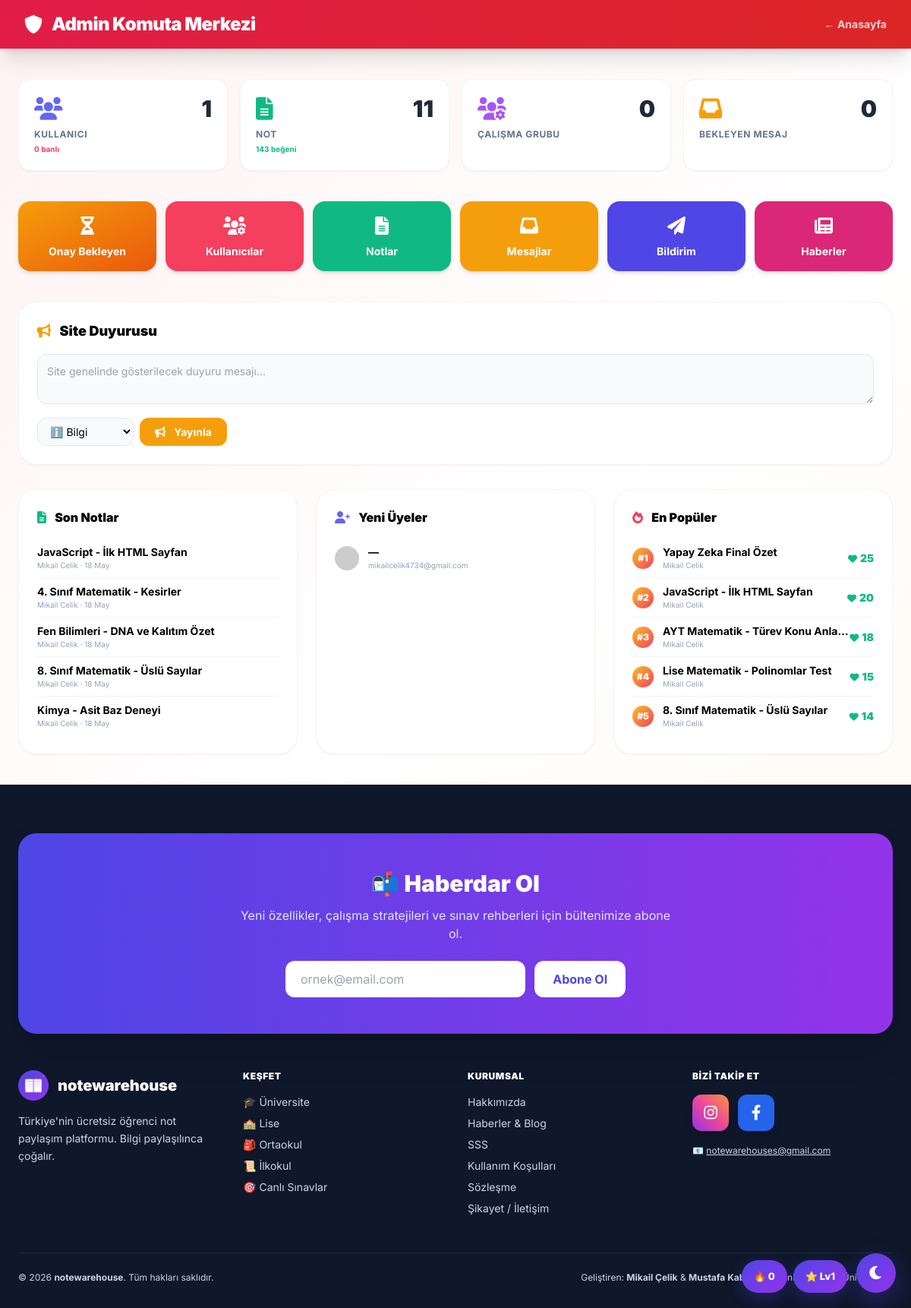
/admin_panel.php (signed in), run on the app's committed database.
### tables this page shows
CREATE TABLE `users` (
  `id`            INT(11)      NOT NULL AUTO_INCREMENT,
  `ad`            VARCHAR(100) DEFAULT NULL,
  `email`         VARCHAR(255) NOT NULL,
  `password`      VARCHAR(255) NOT NULL,
  `reset_code`    VARCHAR(10)  DEFAULT NULL,
  `rol`           VARCHAR(20)  DEFAULT 'user',
  `durum`         INT(11)      DEFAULT 1,
  `xp`            INT(11)      DEFAULT 0,
  `seviye`        INT(11)      DEFAULT 1,
  `streak`        INT(11)      DEFAULT 0,
  `son_aktivite`  DATE         DEFAULT NULL,
  `bio`           VARCHAR(255) DEFAULT NULL,
  `tema`          VARCHAR(10)  DEFAULT 'light',
  `kayit_tarihi`  TIMESTAMP    NOT NULL DEFAULT current_timestamp(),
  PRIMARY KEY (`id`),
  UNIQUE KEY `email` (`email`)
);

CREATE TABLE `notes` (
  `id`              INT(11)      NOT NULL AUTO_INCREMENT,
  `title`           VARCHAR(255) DEFAULT NULL,
  `content`         LONGTEXT     DEFAULT NULL,
  `category`        VARCHAR(100) DEFAULT NULL,
  `edu_level`       VARCHAR(100) DEFAULT NULL,
  `school_name`     VARCHAR(255) DEFAULT NULL,
  `subject`         VARCHAR(255) DEFAULT NULL,
  `author`          VARCHAR(255) DEFAULT 'Anonim',
  `kullanici_email` VARCHAR(255) DEFAULT NULL,
  `likes`           INT(11)      DEFAULT 0,
  `dislikes`        INT(11)      DEFAULT 0,
  `goruntulenme`    INT(11)      DEFAULT 0,
  `dosya_yolu`      VARCHAR(500) DEFAULT NULL,
  `grup_id`         INT(11)      DEFAULT NULL,
  `created_at`      TIMESTAMP    NOT NULL DEFAULT current_timestamp(),
  PRIMARY KEY (`id`),
  KEY `kullanici_email` (`kullanici_email`),
  KEY `category` (`category`),
  KEY `edu_level` (`edu_level`),
  KEY `grup_id` (`grup_id`)
);

### global_assets.php (called while the page is built, shortened)
<?php
if (isset($_SESSION['user_email']) && isset($db)) {
    try {
        $s = $db->prepare("SELECT xp, seviye, streak FROM users WHERE email = ?");
        $s->execute([$_SESSION['user_email']]);
    } catch (Exception $e) {}
}
?>

### admin_panel.php (the view, shortened to what this page needs)
<?php
require_once 'baglan.php';
$stats = [
    'toplam_kullanici' => (int)$db->query("SELECT COUNT(*) FROM users")->fetchColumn(),
    'banli_kullanici'  => (int)$db->query("SELECT COUNT(*) FROM users WHERE durum=0")->fetchColumn(),
    'toplam_not'       => (int)$db->query("SELECT COUNT(*) FROM notes")->fetchColumn(),
    'toplam_begeni'    => (int)$db->query("SELECT COALESCE(SUM(likes),0) FROM notes")->fetchColumn(),
    'toplam_grup'      => (int)$db->query("SELECT COUNT(*) FROM gruplar")->fetchColumn(),
    'bekleyen_sikayet' => (int)$db->query("SELECT COUNT(*) FROM sikayetler WHERE durum='bekliyor'")->fetchColumn(),
    'okunmamis_bildirim' => (int)$db->query("SELECT COUNT(*) FROM bildirimler WHERE okundu=0")->fetchColumn(),
];
$sonNotlar = $db->query("SELECT id, title, author, created_at FROM notes ORDER BY id DESC LIMIT 5")->fetchAll(PDO::FETCH_ASSOC);
$sonKullanicilar = $db->query("SELECT ad, email, rol, durum, kayit_tarihi FROM users ORDER BY id DESC LIMIT 5")->fetchAll(PDO::FETCH_ASSOC);
$enCokBegenilen = $db->query("SELECT id, title, author, likes FROM notes WHERE likes > 0 ORDER BY likes DESC LIMIT 5")->fetchAll(PDO::FETCH_ASSOC);
?>
<!DOCTYPE html>
<html lang="tr">
<head>
    <script src="https://cdn.tailwindcss.com"></script>
    <link rel="stylesheet" href="https://cdnjs.cloudflare.com/ajax/libs/font-awesome/6.0.0/css/all.min.css">
    <?php if (file_exists(__DIR__ . '/global_assets.php')) require_once __DIR__ . '/global_assets.php'; ?>
</head>
<body class="min-h-screen">
<nav class="bg-gradient-to-r from-rose-600 to-red-600 px-8 py-4 shadow-xl flex justify-between items-center sticky top-0 z-50">
    <div class="flex items-center text-white">
        <i class="fas fa-shield-alt text-2xl mr-3"></i>
        <h1 class="font-black text-2xl tracking-tight">Admin Komuta Merkezi</h1>
    </div>
    <a href="index.php" class="text-white/80 hover:text-white text-sm font-bold">← Anasayfa</a>
</nav>
<main class="container mx-auto px-6 py-10 max-w-7xl">
    <div class="grid grid-cols-2 md:grid-cols-4 gap-4 mb-10">
        <a href="kullanicilar.php" class="bg-white rounded-2xl p-5 shadow-sm border border-slate-100 hover:shadow-lg hover:-translate-y-1 transition">
            <div class="flex items-center justify-between mb-2">
                <i class="fas fa-users text-3xl text-indigo-500"></i>
                <span class="text-3xl font-black text-slate-800"><?= $stats['toplam_kullanici'] ?></span>
            </div>
            <p class="text-xs font-bold text-slate-500 uppercase tracking-wider">Kullanıcı</p>
            <p class="text-[10px] text-rose-500 font-bold mt-1"><?= $stats['banli_kullanici'] ?> banlı</p>
        </a>
        <a href="notlar_admin.php" class="bg-white rounded-2xl p-5 shadow-sm border border-slate-100 hover:shadow-lg hover:-translate-y-1 transition">
            <div class="flex items-center justify-between mb-2">
                <i class="fas fa-file-alt text-3xl text-emerald-500"></i>
                <span class="text-3xl font-black text-slate-800"><?= $stats['toplam_not'] ?></span>
            </div>
            <p class="text-xs font-bold text-slate-500 uppercase tracking-wider">Not</p>
            <p class="text-[10px] text-emerald-500 font-bold mt-1"><?= $stats['toplam_begeni'] ?> beğeni</p>
        </a>
        <div class="bg-white rounded-2xl p-5 shadow-sm border border-slate-100">
            <div class="flex items-center justify-between mb-2">
                <i class="fas fa-users-cog text-3xl text-purple-500"></i>
                <span class="text-3xl font-black text-slate-800"><?= $stats['toplam_grup'] ?></span>
            </div>
            <p class="text-xs font-bold text-slate-500 uppercase tracking-wider">Çalışma Grubu</p>
        </div>
        <a href="sikayetler_admin.php" class="bg-white rounded-2xl p-5 shadow-sm border border-slate-100 hover:shadow-lg hover:-translate-y-1 transition relative">
            <div class="flex items-center justify-between mb-2">
                <i class="fas fa-inbox text-3xl text-amber-500"></i>
                <span class="text-3xl font-black text-slate-800"><?= $stats['bekleyen_sikayet'] ?></span>
            </div>
            <p class="text-xs font-bold text-slate-500 uppercase tracking-wider">Bekleyen Mesaj</p>
        </a>
    </div>
    <div class="grid grid-cols-2 md:grid-cols-6 gap-3 mb-10">
        <a href="bekleyen_notlar.php" class="relative bg-gradient-to-br from-amber-500 to-orange-600 text-white p-4 rounded-2xl font-bold text-sm text-center hover:from-amber-600 hover:to-orange-700 transition shadow-md">
            <i class="fas fa-hourglass-half block text-2xl mb-2"></i> Onay Bekleyen
        </a>
        <a href="kullanicilar.php" class="bg-rose-500 text-white p-4 rounded-2xl font-bold text-sm text-center hover:bg-rose-600 transition shadow-md"><i class="fas fa-users-cog block text-2xl mb-2"></i> Kullanıcılar</a>
        <a href="notlar_admin.php" class="bg-emerald-500 text-white p-4 rounded-2xl font-bold text-sm text-center hover:bg-emerald-600 transition shadow-md"><i class="fas fa-file-alt block text-2xl mb-2"></i> Notlar</a>
        <a href="sikayetler_admin.php" class="bg-amber-500 text-white p-4 rounded-2xl font-bold text-sm text-center hover:bg-amber-600 transition shadow-md"><i class="fas fa-inbox block text-2xl mb-2"></i> Mesajlar</a>
        <a href="bildirim_gonder.php" class="bg-indigo-600 text-white p-4 rounded-2xl font-bold text-sm text-center hover:bg-indigo-700 transition shadow-md"><i class="fas fa-paper-plane block text-2xl mb-2"></i> Bildirim</a>
        <a href="haberler_admin.php" class="bg-pink-600 text-white p-4 rounded-2xl font-bold text-sm text-center hover:bg-pink-700 transition shadow-md"><i class="fas fa-newspaper block text-2xl mb-2"></i> Haberler</a>
    </div>
    <div class="bg-white rounded-3xl shadow-sm border border-slate-100 p-6 mb-8">
        <h2 class="font-black text-lg mb-4"><i class="fas fa-bullhorn text-amber-500 mr-2"></i> Site Duyurusu</h2>
        <form method="POST" class="mt-4 space-y-3">
            <textarea name="mesaj" rows="2" required placeholder="Site genelinde gösterilecek duyuru mesajı..." class="w-full bg-slate-50 border border-slate-200 rounded-xl p-3 text-sm outline-none focus:border-amber-400"></textarea>
            <div class="flex gap-2">
                <select name="tip" class="bg-slate-50 border border-slate-200 rounded-xl px-3 py-2 text-sm outline-none">
                    <option value="info">ℹ️ Bilgi</option>
                </select>
                <button name="duyuru_kaydet" class="bg-amber-500 text-white px-5 py-2 rounded-xl font-bold text-sm hover:bg-amber-600"><i class="fas fa-bullhorn mr-2"></i> Yayınla</button>
            </div>
        </form>
    </div>
    <div class="grid grid-cols-1 lg:grid-cols-3 gap-6">
        <div class="bg-white rounded-3xl shadow-sm border border-slate-100 p-6">
            <h3 class="font-black mb-4"><i class="fas fa-file-alt text-emerald-500 mr-2"></i> Son Notlar</h3>
            <?php foreach ($sonNotlar as $n): ?>
                <a href="notlar.php?id=<?= $n['id'] ?>" class="block py-2 border-b border-slate-100 last:border-0 hover:text-indigo-600">
                    <p class="font-bold text-sm truncate"><?= htmlspecialchars($n['title']) ?></p>
                    <p class="text-[10px] text-slate-400"><?= htmlspecialchars($n['author']) ?> · <?= date('d M', strtotime($n['created_at'])) ?></p>
                </a>
            <?php endforeach; ?>
        </div>
        <div class="bg-white rounded-3xl shadow-sm border border-slate-100 p-6">
            <h3 class="font-black mb-4"><i class="fas fa-user-plus text-indigo-500 mr-2"></i> Yeni Üyeler</h3>
            <?php foreach ($sonKullanicilar as $u): ?>
                <div class="flex items-center py-2 border-b border-slate-100 last:border-0">
                    <img src="https://ui-avatars.com/api/?name=<?= urlencode($u['ad'] ?? 'U') ?>&background=4f46e5&color=fff" class="w-8 h-8 rounded-full mr-3">
                    <div class="flex-1 min-w-0">
                        <p class="font-bold text-sm truncate"><?= htmlspecialchars($u['ad'] ?? '—') ?></p>
                        <p class="text-[10px] text-slate-400 truncate"><?= htmlspecialchars($u['email']) ?></p>
                    </div>
                </div>
            <?php endforeach; ?>
        </div>
        <div class="bg-white rounded-3xl shadow-sm border border-slate-100 p-6">
            <h3 class="font-black mb-4"><i class="fas fa-fire text-rose-500 mr-2"></i> En Popüler</h3>
            <?php if (empty($enCokBegenilen)): ?>
                <p class="text-slate-400 text-sm">Henüz beğeni yok.</p>
            <?php else: ?>
                <?php foreach ($enCokBegenilen as $i => $n): ?>
                    <a href="notlar.php?id=<?= $n['id'] ?>" class="flex items-center py-2 border-b border-slate-100 last:border-0 hover:text-indigo-600">
                        <span class="w-7 h-7 rounded-full bg-gradient-to-br from-amber-400 to-rose-500 text-white font-black text-xs flex items-center justify-center mr-3">#<?= $i+1 ?></span>
                        <div class="flex-1 min-w-0">
                            <p class="font-bold text-sm truncate"><?= htmlspecialchars($n['title']) ?></p>
                            <p class="text-[10px] text-slate-400"><?= htmlspecialchars($n['author']) ?></p>
                        </div>
                        <span class="text-emerald-500 font-black text-sm"><i class="fas fa-heart text-xs mr-1"></i><?= $n['likes'] ?></span>
                    </a>
                <?php endforeach; ?>
            <?php endif; ?>
        </div>
    </div>
</main>
<?php if (file_exists(__DIR__ . '/footer_partial.php')) include __DIR__ . '/footer_partial.php'; ?>
</body>
</html>

### footer_partial.php (shortened to what this page needs)
<footer class="bg-slate-900 text-slate-300 pt-16 pb-8 px-6">
    <div class="max-w-6xl mx-auto">
        <div class="bg-gradient-to-r from-indigo-600 to-purple-600 rounded-3xl p-8 md:p-12 mb-12 text-center shadow-2xl">
            <h3 class="text-3xl font-black text-white mb-3">📬 Haberdar Ol</h3>
            <p class="text-indigo-100 mb-6 max-w-xl mx-auto">
                Yeni özellikler, çalışma stratejileri ve sınav rehberleri için bültenimize abone ol.
            </p>
            <form id="newsletterForm" class="flex flex-col sm:flex-row gap-3 max-w-md mx-auto">
                <input type="email" id="nlEmail" required placeholder="ornek@email.com"
                       class="flex-1 px-5 py-3 rounded-xl text-slate-800 outline-none">
                <button type="submit" class="bg-white text-indigo-600 px-6 py-3 rounded-xl font-bold hover:bg-slate-100 transition">
                    Abone Ol
                </button>
            </form>
        </div>
        <div class="grid grid-cols-2 md:grid-cols-4 gap-8 mb-12">
            <div>
                <div class="flex items-center mb-4">
                    <img src="/favicon-180.png" alt="notewarehouse" class="w-10 h-10 rounded-lg mr-3">
                    <span class="text-xl font-black text-white">notewarehouse</span>
                </div>
                <p class="text-sm leading-relaxed">
                    Türkiye'nin ücretsiz öğrenci not paylaşım platformu. Bilgi paylaşılınca çoğalır.
                </p>
            </div>
            <div>
                <h4 class="text-white font-black mb-4 uppercase tracking-wider text-xs">Keşfet</h4>
                <ul class="space-y-2 text-sm">
                    <li><a href="/universite.php" class="hover:text-white transition">🎓 Üniversite</a></li>
                    <li><a href="/lise.php" class="hover:text-white transition">🏫 Lise</a></li>
                    <li><a href="/ortaokul.php" class="hover:text-white transition">🎒 Ortaokul</a></li>
                    <li><a href="/ilkokul.php" class="hover:text-white transition">📜 İlkokul</a></li>
                    <li><a href="/canli_sinavlar.php" class="hover:text-white transition">🎯 Canlı Sınavlar</a></li>
                </ul>
            </div>
            <div>
                <h4 class="text-white font-black mb-4 uppercase tracking-wider text-xs">Kurumsal</h4>
                <ul class="space-y-2 text-sm">
                    <li><a href="/hakkimizda.php" class="hover:text-white transition">Hakkımızda</a></li>
                    <li><a href="/haberler.php" class="hover:text-white transition">Haberler & Blog</a></li>
                    <li><a href="/sss.php" class="hover:text-white transition">SSS</a></li>
                    <li><a href="/kosullar.php" class="hover:text-white transition">Kullanım Koşulları</a></li>
                    <li><a href="/sozlesme.php" class="hover:text-white transition">Sözleşme</a></li>
                    <li><a href="/sikayet_olustur.php" class="hover:text-white transition">Şikayet / İletişim</a></li>
                </ul>
            </div>
            <div>
                <h4 class="text-white font-black mb-4 uppercase tracking-wider text-xs">Bizi Takip Et</h4>
                <div class="flex gap-3 mb-4">
                    <a href="https://instagram.com/note_warehouse/" target="_blank" rel="noopener" title="Instagram: @note_warehouse"
                       class="w-12 h-12 bg-gradient-to-tr from-purple-600 via-pink-500 to-orange-400 rounded-xl flex items-center justify-center text-white hover:scale-110 hover:rotate-3 transition shadow-lg">
                        <i class="fab fa-instagram text-xl"></i>
                    </a>
                    <a href="https://www.facebook.com/profile.php?id=61590216140180" target="_blank" rel="noopener" title="Facebook: Notewarehouse"
                       class="w-12 h-12 bg-blue-600 rounded-xl flex items-center justify-center text-white hover:scale-110 hover:rotate-3 transition shadow-lg">
                        <i class="fab fa-facebook-f text-xl"></i>
                    </a>
                </div>
                <p class="text-xs leading-relaxed">
                    📧 <a href="mailto:notewarehouses@gmail.com?subject=notewarehouse%20Hakk%C4%B1nda" class="hover:text-white underline">notewarehouses@gmail.com</a>
                </p>
            </div>
        </div>
        <div class="border-t border-slate-800 pt-6 flex flex-col md:flex-row justify-between items-center gap-4 text-xs">
            <p>&copy; <?= date("Y") ?> <strong>notewarehouse</strong>. Tüm hakları saklıdır.</p>
            <p>Geliştiren: <strong>Mikail Çelik</strong> & <strong>Mustafa Kabataş</strong> · İstanbul Gelişim Üniversitesi</p>
        </div>
    </div>
</footer>

### admin_panel.php (style rules this page uses)
body { font-family:'Inter',sans-serif;background:linear-gradient(135deg,#fef2f2 0%,#ffffff 50%,#fff7ed 100%) }

### data on the page
users: seviye "1", ad "—", email "mikailcelik4734@gmail.com"
notes: title "JavaScript - İlk HTML Sayfan", author "Mikail Celik", created_at "18 May", likes "20"
notes: title "4. Sınıf Matematik - Kesirler", author "Mikail Celik", created_at "18 May"
notes: title "Fen Bilimleri - DNA ve Kalıtım Özet", author "Mikail Celik", created_at "18 May"
notes: title "8. Sınıf Matematik - Üslü Sayılar", author "Mikail Celik", created_at "18 May", likes "14"
notes: title "Kimya - Asit Baz Deneyi", author "Mikail Celik", created_at "18 May"
notes: title "Yapay Zeka Final Özet", author "Mikail Celik", likes "25"
notes: title "AYT Matematik - Türev Konu Anla…", author "Mikail Celik", likes "18"
notes: title "Lise Matematik - Polinomlar Test", author "Mikail Celik", likes "15"

### other printed values
$stats['banli_kullanici'] "0"
$stats['toplam_not'] "11"
$stats['toplam_begeni'] "143"
$stats['toplam_grup'] "0"
$stats['bekleyen_sikayet'] "0"
